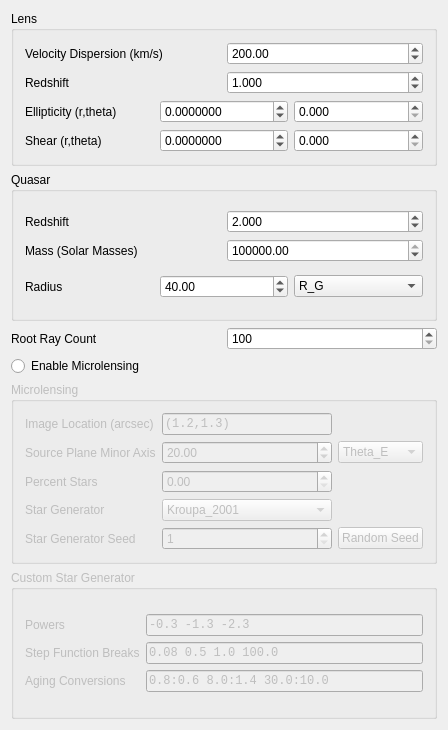
<?xml version="1.0" encoding="UTF-8"?>
<ui version="4.0">
 <class>ParametersView</class>
 <widget class="QWidget" name="ParametersView">
  <property name="geometry">
   <rect>
    <x>0</x>
    <y>0</y>
    <width>448</width>
    <height>730</height>
   </rect>
  </property>
  <property name="windowTitle">
   <string>ParametersView</string>
  </property>
  <layout class="QVBoxLayout" name="verticalLayout_2">
   <item>
    <widget class="QGroupBox" name="groupBox">
     <property name="title">
      <string>Lens</string>
     </property>
     <layout class="QVBoxLayout" name="verticalLayout_5">
      <item>
       <layout class="QGridLayout" name="gridLayout_3">
        <item row="1" column="0">
         <widget class="QLabel" name="label_9">
          <property name="text">
           <string>Redshift</string>
          </property>
         </widget>
        </item>
        <item row="0" column="1">
         <widget class="QDoubleSpinBox" name="vDispersionInput">
          <property name="maximum">
           <double>1000000000.000000000000000</double>
          </property>
          <property name="singleStep">
           <double>50.000000000000000</double>
          </property>
          <property name="value">
           <double>200.000000000000000</double>
          </property>
         </widget>
        </item>
        <item row="0" column="0">
         <widget class="QLabel" name="label_8">
          <property name="text">
           <string>Velocity Dispersion (km/s)</string>
          </property>
         </widget>
        </item>
        <item row="1" column="1">
         <widget class="QDoubleSpinBox" name="lRedshiftInput">
          <property name="decimals">
           <number>3</number>
          </property>
          <property name="maximum">
           <double>10.000000000000000</double>
          </property>
          <property name="singleStep">
           <double>0.100000000000000</double>
          </property>
          <property name="value">
           <double>1.000000000000000</double>
          </property>
         </widget>
        </item>
       </layout>
      </item>
      <item>
       <layout class="QGridLayout" name="gridLayout_4">
        <item row="0" column="0">
         <widget class="QLabel" name="label_10">
          <property name="text">
           <string>Ellipticity (r,theta)</string>
          </property>
         </widget>
        </item>
        <item row="0" column="1">
         <widget class="QDoubleSpinBox" name="ellipRInput">
          <property name="decimals">
           <number>7</number>
          </property>
          <property name="minimum">
           <double>-100.000000000000000</double>
          </property>
          <property name="maximum">
           <double>100.000000000000000</double>
          </property>
         </widget>
        </item>
        <item row="1" column="0">
         <widget class="QLabel" name="label_11">
          <property name="text">
           <string>Shear (r,theta)</string>
          </property>
         </widget>
        </item>
        <item row="0" column="2">
         <widget class="QDoubleSpinBox" name="ellipThetaInput">
          <property name="toolTip">
           <string>Angle in degrees.</string>
          </property>
          <property name="whatsThis">
           <string>Angle in Degrees.</string>
          </property>
          <property name="decimals">
           <number>3</number>
          </property>
          <property name="maximum">
           <double>359.000000000000000</double>
          </property>
         </widget>
        </item>
        <item row="1" column="1">
         <widget class="QDoubleSpinBox" name="shearRInput">
          <property name="decimals">
           <number>7</number>
          </property>
          <property name="minimum">
           <double>-100.000000000000000</double>
          </property>
          <property name="maximum">
           <double>100.000000000000000</double>
          </property>
         </widget>
        </item>
        <item row="1" column="2">
         <widget class="QDoubleSpinBox" name="shearThetaInput">
          <property name="toolTip">
           <string>Angle in degrees</string>
          </property>
          <property name="whatsThis">
           <string>Angle in Degrees.</string>
          </property>
          <property name="decimals">
           <number>3</number>
          </property>
          <property name="maximum">
           <double>359.000000000000000</double>
          </property>
         </widget>
        </item>
       </layout>
      </item>
     </layout>
    </widget>
   </item>
   <item>
    <widget class="QGroupBox" name="groupBox_2">
     <property name="title">
      <string>Quasar</string>
     </property>
     <layout class="QVBoxLayout" name="verticalLayout_4">
      <item>
       <layout class="QGridLayout" name="gridLayout_5">
        <item row="0" column="0">
         <widget class="QLabel" name="label_12">
          <property name="text">
           <string>Redshift</string>
          </property>
         </widget>
        </item>
        <item row="0" column="1">
         <widget class="QDoubleSpinBox" name="qRedshiftInput">
          <property name="decimals">
           <number>3</number>
          </property>
          <property name="maximum">
           <double>10.000000000000000</double>
          </property>
          <property name="value">
           <double>2.000000000000000</double>
          </property>
         </widget>
        </item>
        <item row="1" column="1">
         <widget class="QDoubleSpinBox" name="qMassInput">
          <property name="maximum">
           <double>100000000000000004764729344.000000000000000</double>
          </property>
          <property name="value">
           <double>1000000000.000000000000000</double>
          </property>
         </widget>
        </item>
        <item row="1" column="0">
         <widget class="QLabel" name="label_13">
          <property name="text">
           <string>Mass (Solar Masses)</string>
          </property>
         </widget>
        </item>
       </layout>
      </item>
      <item>
       <layout class="QGridLayout" name="gridLayout_6">
        <item row="0" column="0">
         <widget class="QLabel" name="label_14">
          <property name="text">
           <string>Radius</string>
          </property>
         </widget>
        </item>
        <item row="0" column="1">
         <widget class="QDoubleSpinBox" name="qRadiusInput">
          <property name="maximum">
           <double>10000000000000000000000.000000000000000</double>
          </property>
          <property name="value">
           <double>40.000000000000000</double>
          </property>
         </widget>
        </item>
        <item row="0" column="2">
         <widget class="QComboBox" name="qRadiusUnit">
          <item>
           <property name="text">
            <string>R_G</string>
           </property>
          </item>
          <item>
           <property name="text">
            <string>uas</string>
           </property>
          </item>
          <item>
           <property name="text">
            <string>Theta_E</string>
           </property>
          </item>
          <item>
           <property name="text">
            <string>arcsec</string>
           </property>
          </item>
         </widget>
        </item>
       </layout>
      </item>
     </layout>
    </widget>
   </item>
   <item>
    <layout class="QHBoxLayout" name="horizontalLayout">
     <item>
      <widget class="QLabel" name="label_15">
       <property name="maximumSize">
        <size>
         <width>16777215</width>
         <height>16777215</height>
        </size>
       </property>
       <property name="text">
        <string>Root Ray Count</string>
       </property>
      </widget>
     </item>
     <item>
      <widget class="QSpinBox" name="rootRayInput">
       <property name="toolTip">
        <string extracomment="The square root of the number of rays you want to send">The square root of the number of rays you want to send</string>
       </property>
       <property name="minimum">
        <number>100</number>
       </property>
       <property name="maximum">
        <number>999999999</number>
       </property>
      </widget>
     </item>
    </layout>
   </item>
   <item>
    <widget class="QRadioButton" name="enableMicrolensing">
     <property name="toolTip">
      <string>Selecting this box will cause the ParametersView to generate MicrolensingParameters, rather than a Parameters object for macrolensing</string>
     </property>
     <property name="text">
      <string>Enable Microlensing</string>
     </property>
    </widget>
   </item>
   <item>
    <widget class="QGroupBox" name="microlensingPane">
     <property name="enabled">
      <bool>false</bool>
     </property>
     <property name="title">
      <string>Microlensing</string>
     </property>
     <layout class="QVBoxLayout" name="verticalLayout">
      <item>
       <layout class="QGridLayout" name="gridLayout">
        <item row="3" column="0">
         <widget class="QLabel" name="label_3">
          <property name="text">
           <string>Star Generator</string>
          </property>
         </widget>
        </item>
        <item row="3" column="1">
         <widget class="QComboBox" name="imfInput">
          <item>
           <property name="text">
            <string>Kroupa_2001</string>
           </property>
          </item>
          <item>
           <property name="text">
            <string>Pooley_2011</string>
           </property>
          </item>
          <item>
           <property name="text">
            <string>Aged_galaxy</string>
           </property>
          </item>
          <item>
           <property name="text">
            <string>Custom</string>
           </property>
          </item>
         </widget>
        </item>
        <item row="2" column="0">
         <widget class="QLabel" name="label_4">
          <property name="text">
           <string>Percent Stars</string>
          </property>
         </widget>
        </item>
        <item row="1" column="0">
         <widget class="QLabel" name="label_2">
          <property name="text">
           <string>Source Plane Minor Axis</string>
          </property>
         </widget>
        </item>
        <item row="0" column="0">
         <widget class="QLabel" name="label">
          <property name="text">
           <string>Image Location (arcsec)</string>
          </property>
         </widget>
        </item>
        <item row="2" column="1">
         <widget class="QDoubleSpinBox" name="pcntStarsInput">
          <property name="maximum">
           <double>100.000000000000000</double>
          </property>
         </widget>
        </item>
        <item row="0" column="1">
         <widget class="QLineEdit" name="imgLocInput">
          <property name="font">
           <font>
            <family>Monospace</family>
           </font>
          </property>
          <property name="toolTip">
           <string extracomment="Center of the image you want to simulate microlensing for, relative to the center of the galaxy.">Center of the image you want to simulate microlensing for, relative to the center of the galaxy.</string>
          </property>
          <property name="text">
           <string>(1.2,1.3)</string>
          </property>
         </widget>
        </item>
        <item row="1" column="2">
         <widget class="QComboBox" name="sPlaneDimUnit">
          <item>
           <property name="text">
            <string>Theta_E</string>
           </property>
          </item>
          <item>
           <property name="text">
            <string>R_G</string>
           </property>
          </item>
          <item>
           <property name="text">
            <string>uas</string>
           </property>
          </item>
         </widget>
        </item>
        <item row="1" column="1">
         <widget class="QDoubleSpinBox" name="sPlaneDimInput">
          <property name="maximum">
           <double>1000000000000000000.000000000000000</double>
          </property>
          <property name="value">
           <double>20.000000000000000</double>
          </property>
         </widget>
        </item>
        <item row="4" column="0">
         <widget class="QLabel" name="label_16">
          <property name="text">
           <string>Star Generator Seed</string>
          </property>
         </widget>
        </item>
        <item row="4" column="1">
         <widget class="QSpinBox" name="imfSeedInput">
          <property name="minimum">
           <number>1</number>
          </property>
          <property name="maximum">
           <number>999999999</number>
          </property>
         </widget>
        </item>
        <item row="4" column="2">
         <widget class="QPushButton" name="starSeedRandomizer">
          <property name="text">
           <string>Random Seed</string>
          </property>
         </widget>
        </item>
       </layout>
      </item>
     </layout>
    </widget>
   </item>
   <item>
    <widget class="QGroupBox" name="customStarGenBox">
     <property name="enabled">
      <bool>false</bool>
     </property>
     <property name="title">
      <string>Custom Star Generator</string>
     </property>
     <layout class="QVBoxLayout" name="verticalLayout_6">
      <item>
       <layout class="QGridLayout" name="gridLayout_2">
        <item row="1" column="1">
         <widget class="QLineEdit" name="imfStepsInput">
          <property name="font">
           <font>
            <family>Monospace</family>
           </font>
          </property>
          <property name="toolTip">
           <string>Break points in the broken power law distribution, as well as the extreme values. Should follow the pattern &quot;minimumMass break1 break2 ... maxMass&quot;. Star masses will only be generated between minMass and maxMass, in solar masses.</string>
          </property>
          <property name="whatsThis">
           <string>break points in the broken power law distribution, as well as the extreme values. Should follow the pattern &quot;minimumMass break1 break2 ... maxMass&quot;. Star masses will only be generated between minMass and maxMass, in solar masses.</string>
          </property>
          <property name="text">
           <string>0.08 0.5 1.0 100.0</string>
          </property>
         </widget>
        </item>
        <item row="0" column="0">
         <widget class="QLabel" name="label_5">
          <property name="text">
           <string>Powers</string>
          </property>
         </widget>
        </item>
        <item row="1" column="0">
         <widget class="QLabel" name="label_6">
          <property name="text">
           <string>Step Function Breaks</string>
          </property>
         </widget>
        </item>
        <item row="0" column="1">
         <widget class="QLineEdit" name="imfPowersInput">
          <property name="font">
           <font>
            <family>Monospace</family>
           </font>
          </property>
          <property name="toolTip">
           <string>Exponents for a broken power law mass distribution, space-delimited.</string>
          </property>
          <property name="whatsThis">
           <string>Exponents for a broken power law mass distribution, space-delimited.</string>
          </property>
          <property name="text">
           <string>-0.3 -1.3 -2.3</string>
          </property>
         </widget>
        </item>
        <item row="2" column="0">
         <widget class="QLabel" name="label_7">
          <property name="text">
           <string>Aging Conversions</string>
          </property>
         </widget>
        </item>
        <item row="2" column="1">
         <widget class="QLineEdit" name="imfAgingInput">
          <property name="font">
           <font>
            <family>Monospace</family>
           </font>
          </property>
          <property name="toolTip">
           <string>Threshold values for replacing heavy-mass stars with compact objects. Ex. &quot;0.8:0.6 8.0:1.4&quot; will replace all masses between 0.8 and 8.0 with 0.6, and all masses greater than 8.0 with 1.4</string>
          </property>
          <property name="whatsThis">
           <string>Threshold values for replacing heavy-mass stars with compact objects. Ex. &quot;0.8:0.6 8.0:1.4&quot; will replace all masses between 0.8 and 8.0 with 0.6, and all masses greater than 8.0 with 1.4</string>
          </property>
          <property name="text">
           <string>0.8:0.6 8.0:1.4 30.0:10.0</string>
          </property>
         </widget>
        </item>
       </layout>
      </item>
     </layout>
    </widget>
   </item>
  </layout>
 </widget>
 <layoutdefault spacing="6" margin="11"/>
 <resources/>
 <connections>
  <connection>
   <sender>enableMicrolensing</sender>
   <signal>toggled(bool)</signal>
   <receiver>microlensingPane</receiver>
   <slot>setEnabled(bool)</slot>
   <hints>
    <hint type="sourcelabel">
     <x>223</x>
     <y>585</y>
    </hint>
    <hint type="destinationlabel">
     <x>223</x>
     <y>749</y>
    </hint>
   </hints>
  </connection>
 </connections>
</ui>
